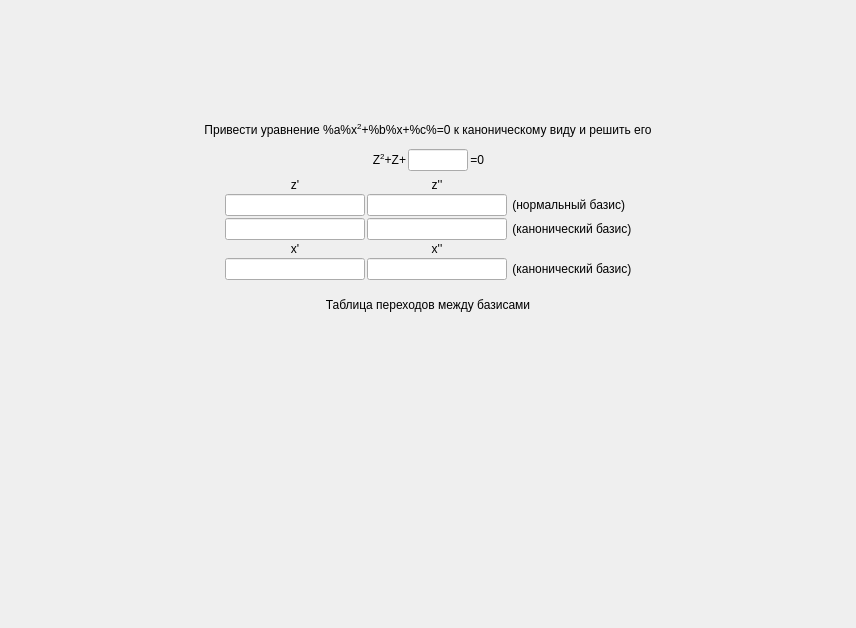
<?xml version="1.0" encoding="UTF-8"?>
<ui version="4.0">
 <class>ScreenTask10</class>
 <widget class="QFrame" name="ScreenTask10">
  <property name="geometry">
   <rect>
    <x>0</x>
    <y>0</y>
    <width>856</width>
    <height>628</height>
   </rect>
  </property>
  <property name="windowTitle">
   <string>Frame</string>
  </property>
  <layout class="QGridLayout" name="gridLayout">
   <property name="leftMargin">
    <number>0</number>
   </property>
   <property name="topMargin">
    <number>0</number>
   </property>
   <property name="rightMargin">
    <number>0</number>
   </property>
   <property name="bottomMargin">
    <number>0</number>
   </property>
   <item row="0" column="0">
    <layout class="QVBoxLayout" name="verticalLayout">
     <property name="spacing">
      <number>2</number>
     </property>
     <item>
      <spacer name="verticalSpacer">
       <property name="orientation">
        <enum>Qt::Vertical</enum>
       </property>
       <property name="sizeHint" stdset="0">
        <size>
         <width>0</width>
         <height>0</height>
        </size>
       </property>
      </spacer>
     </item>
     <item>
      <widget class="QLabel" name="title">
       <property name="styleSheet">
        <string notr="true">font: 75 20pt &quot;MS Shell Dlg 2&quot;;</string>
       </property>
       <property name="text">
        <string>Привести уравнение %a%x&lt;sup&gt;2&lt;/sup&gt;+%b%x+%c%=0 к каноническому виду и решить его</string>
       </property>
       <property name="alignment">
        <set>Qt::AlignCenter</set>
       </property>
       <property name="wordWrap">
        <bool>true</bool>
       </property>
      </widget>
     </item>
     <item>
      <spacer name="verticalSpacer_3">
       <property name="orientation">
        <enum>Qt::Vertical</enum>
       </property>
       <property name="sizeType">
        <enum>QSizePolicy::Minimum</enum>
       </property>
       <property name="sizeHint" stdset="0">
        <size>
         <width>0</width>
         <height>10</height>
        </size>
       </property>
      </spacer>
     </item>
     <item>
      <layout class="QHBoxLayout" name="horizontalLayout">
       <item>
        <spacer name="horizontalSpacer_6">
         <property name="orientation">
          <enum>Qt::Horizontal</enum>
         </property>
         <property name="sizeHint" stdset="0">
          <size>
           <width>0</width>
           <height>0</height>
          </size>
         </property>
        </spacer>
       </item>
       <item>
        <widget class="QLabel" name="label_3">
         <property name="styleSheet">
          <string notr="true">font: 14pt &quot;MS Shell Dlg 2&quot;;</string>
         </property>
         <property name="text">
          <string>Z&lt;sup&gt;2&lt;/sup&gt;+Z+</string>
         </property>
         <property name="alignment">
          <set>Qt::AlignRight|Qt::AlignTrailing|Qt::AlignVCenter</set>
         </property>
        </widget>
       </item>
       <item>
        <widget class="QLineEdit" name="inputDK">
         <property name="sizePolicy">
          <sizepolicy hsizetype="Fixed" vsizetype="Fixed">
           <horstretch>0</horstretch>
           <verstretch>0</verstretch>
          </sizepolicy>
         </property>
         <property name="minimumSize">
          <size>
           <width>60</width>
           <height>0</height>
          </size>
         </property>
         <property name="maximumSize">
          <size>
           <width>60</width>
           <height>16777215</height>
          </size>
         </property>
         <property name="styleSheet">
          <string notr="true">font: 14pt &quot;MS Shell Dlg 2&quot;;</string>
         </property>
         <property name="alignment">
          <set>Qt::AlignCenter</set>
         </property>
        </widget>
       </item>
       <item>
        <widget class="QLabel" name="label_4">
         <property name="styleSheet">
          <string notr="true">font: 14pt &quot;MS Shell Dlg 2&quot;;</string>
         </property>
         <property name="text">
          <string>=0</string>
         </property>
         <property name="alignment">
          <set>Qt::AlignRight|Qt::AlignTrailing|Qt::AlignVCenter</set>
         </property>
        </widget>
       </item>
       <item>
        <spacer name="horizontalSpacer_7">
         <property name="orientation">
          <enum>Qt::Horizontal</enum>
         </property>
         <property name="sizeHint" stdset="0">
          <size>
           <width>0</width>
           <height>0</height>
          </size>
         </property>
        </spacer>
       </item>
      </layout>
     </item>
     <item>
      <spacer name="verticalSpacer_9">
       <property name="orientation">
        <enum>Qt::Vertical</enum>
       </property>
       <property name="sizeType">
        <enum>QSizePolicy::Minimum</enum>
       </property>
       <property name="sizeHint" stdset="0">
        <size>
         <width>0</width>
         <height>5</height>
        </size>
       </property>
      </spacer>
     </item>
     <item>
      <layout class="QGridLayout" name="gridLayout_3">
       <item row="2" column="4">
        <spacer name="horizontalSpacer_9">
         <property name="orientation">
          <enum>Qt::Horizontal</enum>
         </property>
         <property name="sizeHint" stdset="0">
          <size>
           <width>0</width>
           <height>0</height>
          </size>
         </property>
        </spacer>
       </item>
       <item row="2" column="0">
        <spacer name="horizontalSpacer_10">
         <property name="orientation">
          <enum>Qt::Horizontal</enum>
         </property>
         <property name="sizeHint" stdset="0">
          <size>
           <width>0</width>
           <height>0</height>
          </size>
         </property>
        </spacer>
       </item>
       <item row="1" column="0">
        <spacer name="horizontalSpacer_12">
         <property name="orientation">
          <enum>Qt::Horizontal</enum>
         </property>
         <property name="sizeHint" stdset="0">
          <size>
           <width>0</width>
           <height>0</height>
          </size>
         </property>
        </spacer>
       </item>
       <item row="1" column="4">
        <spacer name="horizontalSpacer_11">
         <property name="orientation">
          <enum>Qt::Horizontal</enum>
         </property>
         <property name="sizeHint" stdset="0">
          <size>
           <width>0</width>
           <height>0</height>
          </size>
         </property>
        </spacer>
       </item>
       <item row="3" column="2">
        <widget class="QLabel" name="label_10">
         <property name="styleSheet">
          <string notr="true">font: 16pt &quot;MS Shell Dlg 2&quot;;</string>
         </property>
         <property name="text">
          <string>x''</string>
         </property>
         <property name="alignment">
          <set>Qt::AlignCenter</set>
         </property>
        </widget>
       </item>
       <item row="3" column="1">
        <widget class="QLabel" name="label_14">
         <property name="styleSheet">
          <string notr="true">font: 16pt &quot;MS Shell Dlg 2&quot;;</string>
         </property>
         <property name="text">
          <string>x'</string>
         </property>
         <property name="alignment">
          <set>Qt::AlignCenter</set>
         </property>
        </widget>
       </item>
       <item row="3" column="0">
        <spacer name="horizontalSpacer_14">
         <property name="orientation">
          <enum>Qt::Horizontal</enum>
         </property>
         <property name="sizeHint" stdset="0">
          <size>
           <width>0</width>
           <height>0</height>
          </size>
         </property>
        </spacer>
       </item>
       <item row="4" column="3">
        <widget class="QLabel" name="label_13">
         <property name="styleSheet">
          <string notr="true">font: 16pt &quot;MS Shell Dlg 2&quot;;</string>
         </property>
         <property name="text">
          <string> (канонический базис)</string>
         </property>
        </widget>
       </item>
       <item row="4" column="2">
        <widget class="QLineEdit" name="inputX2">
         <property name="sizePolicy">
          <sizepolicy hsizetype="Fixed" vsizetype="Fixed">
           <horstretch>0</horstretch>
           <verstretch>0</verstretch>
          </sizepolicy>
         </property>
         <property name="minimumSize">
          <size>
           <width>140</width>
           <height>0</height>
          </size>
         </property>
         <property name="maximumSize">
          <size>
           <width>140</width>
           <height>16777215</height>
          </size>
         </property>
         <property name="styleSheet">
          <string notr="true">font: 16pt &quot;MS Shell Dlg 2&quot;;</string>
         </property>
         <property name="alignment">
          <set>Qt::AlignCenter</set>
         </property>
        </widget>
       </item>
       <item row="4" column="0">
        <spacer name="horizontalSpacer_16">
         <property name="orientation">
          <enum>Qt::Horizontal</enum>
         </property>
         <property name="sizeHint" stdset="0">
          <size>
           <width>0</width>
           <height>0</height>
          </size>
         </property>
        </spacer>
       </item>
       <item row="4" column="1">
        <widget class="QLineEdit" name="inputX1">
         <property name="sizePolicy">
          <sizepolicy hsizetype="Fixed" vsizetype="Fixed">
           <horstretch>0</horstretch>
           <verstretch>0</verstretch>
          </sizepolicy>
         </property>
         <property name="minimumSize">
          <size>
           <width>140</width>
           <height>0</height>
          </size>
         </property>
         <property name="maximumSize">
          <size>
           <width>140</width>
           <height>16777215</height>
          </size>
         </property>
         <property name="styleSheet">
          <string notr="true">font: 16pt &quot;MS Shell Dlg 2&quot;;</string>
         </property>
         <property name="alignment">
          <set>Qt::AlignCenter</set>
         </property>
        </widget>
       </item>
       <item row="0" column="2">
        <widget class="QLabel" name="label_12">
         <property name="styleSheet">
          <string notr="true">font: 16pt &quot;MS Shell Dlg 2&quot;;</string>
         </property>
         <property name="text">
          <string>z''</string>
         </property>
         <property name="alignment">
          <set>Qt::AlignCenter</set>
         </property>
        </widget>
       </item>
       <item row="0" column="4">
        <spacer name="horizontalSpacer_15">
         <property name="orientation">
          <enum>Qt::Horizontal</enum>
         </property>
         <property name="sizeHint" stdset="0">
          <size>
           <width>0</width>
           <height>0</height>
          </size>
         </property>
        </spacer>
       </item>
       <item row="0" column="0">
        <spacer name="horizontalSpacer_13">
         <property name="orientation">
          <enum>Qt::Horizontal</enum>
         </property>
         <property name="sizeHint" stdset="0">
          <size>
           <width>0</width>
           <height>0</height>
          </size>
         </property>
        </spacer>
       </item>
       <item row="0" column="1">
        <widget class="QLabel" name="label_11">
         <property name="styleSheet">
          <string notr="true">font: 16pt &quot;MS Shell Dlg 2&quot;;</string>
         </property>
         <property name="text">
          <string>z'</string>
         </property>
         <property name="alignment">
          <set>Qt::AlignCenter</set>
         </property>
        </widget>
       </item>
       <item row="3" column="4">
        <spacer name="horizontalSpacer_17">
         <property name="orientation">
          <enum>Qt::Horizontal</enum>
         </property>
         <property name="sizeHint" stdset="0">
          <size>
           <width>0</width>
           <height>0</height>
          </size>
         </property>
        </spacer>
       </item>
       <item row="4" column="4">
        <spacer name="horizontalSpacer_18">
         <property name="orientation">
          <enum>Qt::Horizontal</enum>
         </property>
         <property name="sizeHint" stdset="0">
          <size>
           <width>0</width>
           <height>0</height>
          </size>
         </property>
        </spacer>
       </item>
       <item row="2" column="3">
        <widget class="QLabel" name="label_9">
         <property name="styleSheet">
          <string notr="true">font: 16pt &quot;MS Shell Dlg 2&quot;;</string>
         </property>
         <property name="text">
          <string> (канонический базис)</string>
         </property>
        </widget>
       </item>
       <item row="1" column="3">
        <widget class="QLabel" name="label_7">
         <property name="styleSheet">
          <string notr="true">font: 16pt &quot;MS Shell Dlg 2&quot;;</string>
         </property>
         <property name="text">
          <string> (нормальный базис)</string>
         </property>
        </widget>
       </item>
       <item row="1" column="2">
        <widget class="QLineEdit" name="inputZ2N">
         <property name="sizePolicy">
          <sizepolicy hsizetype="Fixed" vsizetype="Fixed">
           <horstretch>0</horstretch>
           <verstretch>0</verstretch>
          </sizepolicy>
         </property>
         <property name="minimumSize">
          <size>
           <width>140</width>
           <height>0</height>
          </size>
         </property>
         <property name="maximumSize">
          <size>
           <width>140</width>
           <height>16777215</height>
          </size>
         </property>
         <property name="styleSheet">
          <string notr="true">font: 16pt &quot;MS Shell Dlg 2&quot;;</string>
         </property>
         <property name="alignment">
          <set>Qt::AlignCenter</set>
         </property>
        </widget>
       </item>
       <item row="2" column="2">
        <widget class="QLineEdit" name="inputZ2K">
         <property name="sizePolicy">
          <sizepolicy hsizetype="Fixed" vsizetype="Fixed">
           <horstretch>0</horstretch>
           <verstretch>0</verstretch>
          </sizepolicy>
         </property>
         <property name="minimumSize">
          <size>
           <width>140</width>
           <height>0</height>
          </size>
         </property>
         <property name="maximumSize">
          <size>
           <width>140</width>
           <height>16777215</height>
          </size>
         </property>
         <property name="styleSheet">
          <string notr="true">font: 16pt &quot;MS Shell Dlg 2&quot;;</string>
         </property>
         <property name="alignment">
          <set>Qt::AlignCenter</set>
         </property>
        </widget>
       </item>
       <item row="2" column="1">
        <widget class="QLineEdit" name="inputZ1K">
         <property name="sizePolicy">
          <sizepolicy hsizetype="Fixed" vsizetype="Fixed">
           <horstretch>0</horstretch>
           <verstretch>0</verstretch>
          </sizepolicy>
         </property>
         <property name="minimumSize">
          <size>
           <width>140</width>
           <height>0</height>
          </size>
         </property>
         <property name="maximumSize">
          <size>
           <width>140</width>
           <height>16777215</height>
          </size>
         </property>
         <property name="styleSheet">
          <string notr="true">font: 16pt &quot;MS Shell Dlg 2&quot;;</string>
         </property>
         <property name="alignment">
          <set>Qt::AlignCenter</set>
         </property>
        </widget>
       </item>
       <item row="1" column="1">
        <widget class="QLineEdit" name="inputZ1N">
         <property name="sizePolicy">
          <sizepolicy hsizetype="Fixed" vsizetype="Fixed">
           <horstretch>0</horstretch>
           <verstretch>0</verstretch>
          </sizepolicy>
         </property>
         <property name="minimumSize">
          <size>
           <width>140</width>
           <height>0</height>
          </size>
         </property>
         <property name="maximumSize">
          <size>
           <width>140</width>
           <height>16777215</height>
          </size>
         </property>
         <property name="styleSheet">
          <string notr="true">font: 16pt &quot;MS Shell Dlg 2&quot;;</string>
         </property>
         <property name="alignment">
          <set>Qt::AlignCenter</set>
         </property>
        </widget>
       </item>
      </layout>
     </item>
     <item>
      <layout class="QVBoxLayout" name="verticalLayout_2">
       <item>
        <spacer name="verticalSpacer_4">
         <property name="orientation">
          <enum>Qt::Vertical</enum>
         </property>
         <property name="sizeType">
          <enum>QSizePolicy::Minimum</enum>
         </property>
         <property name="sizeHint" stdset="0">
          <size>
           <width>0</width>
           <height>16</height>
          </size>
         </property>
        </spacer>
       </item>
       <item>
        <widget class="QLabel" name="label_15">
         <property name="styleSheet">
          <string notr="true">font: 16pt &quot;MS Shell Dlg 2&quot;;</string>
         </property>
         <property name="text">
          <string>Таблица переходов между базисами</string>
         </property>
         <property name="alignment">
          <set>Qt::AlignCenter</set>
         </property>
        </widget>
       </item>
       <item>
        <layout class="QHBoxLayout" name="horizontalLayout_2">
         <item>
          <spacer name="horizontalSpacer">
           <property name="orientation">
            <enum>Qt::Horizontal</enum>
           </property>
           <property name="sizeHint" stdset="0">
            <size>
             <width>0</width>
             <height>0</height>
            </size>
           </property>
          </spacer>
         </item>
         <item>
          <widget class="QListWidget" name="list">
           <property name="sizePolicy">
            <sizepolicy hsizetype="Fixed" vsizetype="Expanding">
             <horstretch>0</horstretch>
             <verstretch>0</verstretch>
            </sizepolicy>
           </property>
           <property name="minimumSize">
            <size>
             <width>350</width>
             <height>0</height>
            </size>
           </property>
           <property name="maximumSize">
            <size>
             <width>350</width>
             <height>16777215</height>
            </size>
           </property>
           <property name="styleSheet">
            <string notr="true">background-color: transparent;</string>
           </property>
           <property name="frameShape">
            <enum>QFrame::StyledPanel</enum>
           </property>
           <property name="frameShadow">
            <enum>QFrame::Plain</enum>
           </property>
           <property name="alternatingRowColors">
            <bool>true</bool>
           </property>
           <property name="selectionMode">
            <enum>QAbstractItemView::NoSelection</enum>
           </property>
          </widget>
         </item>
         <item>
          <spacer name="horizontalSpacer_2">
           <property name="orientation">
            <enum>Qt::Horizontal</enum>
           </property>
           <property name="sizeHint" stdset="0">
            <size>
             <width>0</width>
             <height>0</height>
            </size>
           </property>
          </spacer>
         </item>
        </layout>
       </item>
      </layout>
     </item>
     <item>
      <spacer name="verticalSpacer_2">
       <property name="orientation">
        <enum>Qt::Vertical</enum>
       </property>
       <property name="sizeHint" stdset="0">
        <size>
         <width>0</width>
         <height>0</height>
        </size>
       </property>
      </spacer>
     </item>
    </layout>
   </item>
  </layout>
 </widget>
 <tabstops>
  <tabstop>inputDK</tabstop>
  <tabstop>inputZ1N</tabstop>
  <tabstop>inputZ2N</tabstop>
  <tabstop>inputZ1K</tabstop>
  <tabstop>inputZ2K</tabstop>
  <tabstop>inputX1</tabstop>
  <tabstop>inputX2</tabstop>
 </tabstops>
 <resources/>
 <connections/>
</ui>
